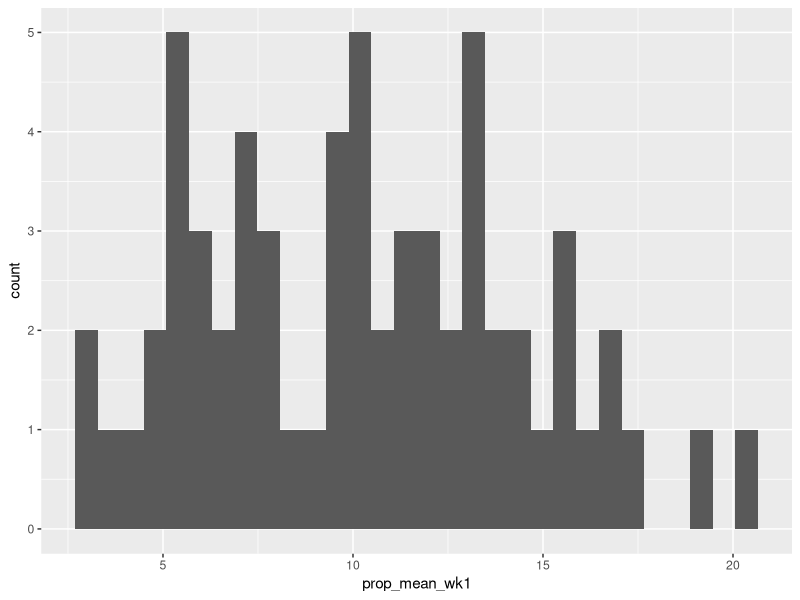
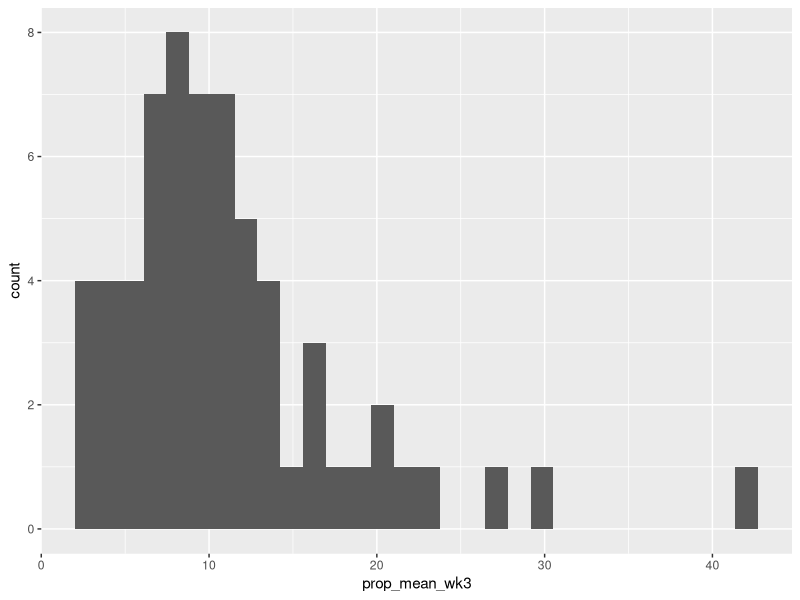
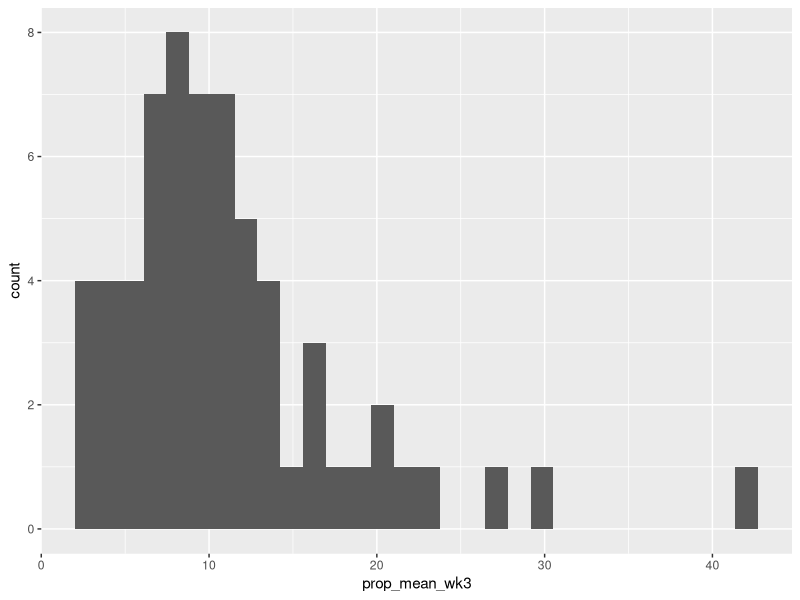
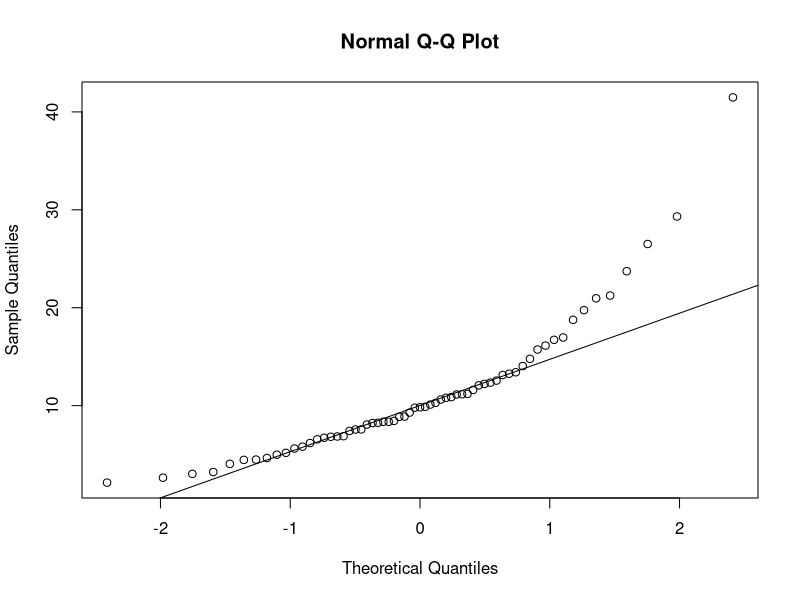

Here is the R script that generated these plots, in order: (Note: this script raises an error after producing the figures.)
## ---- chunk 1
knitr::opts_chunk$set(echo = TRUE)
knitr::opts_knit$set(root.dir = "~/Documents/UMBio201/Lab4/")
## ---- chunk 2
library(tidyverse)
library(readxl)
library(broom)
library(cowplot)
set.seed(7)
## ---- chunk 3
prop_df <- read_delim(file = "raw_data/HW4_Q2_data.txt", 
                      delim = "\t", escape_double = FALSE, 
                      trim_ws = TRUE, na=c("NA"),
                      col_names = TRUE,
                      col_types = cols(participant_id = col_character(),
                                      study_week = col_character(),
                                      semester = col_character(),
                                      supplement_consumed = col_character(),
                                      quantity_compliant = col_character(),
                                      frequency = col_character(),
                                      acetate_mean = col_double(),
                                      butyrate_mean = col_double(),
                                      propionate_mean = col_double())
                      )

new_prop <- prop_df %>% 
   select(-starts_with("acetate"), 
         -starts_with("butyrate")
         ) %>%
filter(frequency == "2xdaily", study_week == "week1" | study_week == "week3", supplement_consumed == "BRMPS", quantity_compliant == "yes", semester != "Winter2015")
  

dim(new_prop)
## ---- chunk 4
propionate_plot <- new_prop %>% 
  ggplot(aes(x = study_week, 
             y = propionate_mean, 
             color = study_week), 
         frequency) + 
  geom_violin() + geom_jitter() + 
  facet_grid(~frequency) + 
  xlab(NULL) + 
  ylab("Propionate (mmol/kg)") + 
  theme(legend.position = "none")# propionate plot
## ---- chunk 5

prop_wk1_2x <- new_prop %>%
  filter(study_week == "week1") %>% 
         rename(prop_mean_wk1 = propionate_mean) %>% 
  select(-study_week)

prop_wk3_2x <- new_prop %>% 
  filter(study_week == "week3") %>% 
  rename(prop_mean_wk3 = propionate_mean) %>% 
  select(-study_week)
  
q2_prop_df2 <- inner_join(prop_wk1_2x, prop_wk3_2x) %>% 
  drop_na()
  
#sample size check 
q2_prop_df2 %>% 
  group_by(supplement_consumed) %>% #set groups to what we are comparing
  summarise(sample_size = n()) #use summarise() and n() to get counts of ppl in each group

#normality check 
  shapiro.test(q2_prop_df2$prop_mean_wk1) 
  ggplot(q2_prop_df2, aes(x = prop_mean_wk1)) + geom_histogram()
  
  shapiro.test(q2_prop_df2$prop_mean_wk3)
  ggplot(q2_prop_df2, aes(x = prop_mean_wk3)) + geom_histogram()
## ---- chunk 6
ggplot(q2_prop_df2, aes(x=prop_mean_wk3)) +
  geom_histogram() 
qqnorm(q2_prop_df2$prop_mean_wk3); qqline(q2_prop_df2$prop_mean_wk3)
## ---- chunk 7
#equal variances check 
var.test(x = q2_prop_df2$prop_mean_wk1, 
         y = q2_prop_df2$prop_mean_wk3, 
         alternative = "two.sided")
## ---- chunk 8
# conduct statistical test
t.test(x = q2_prop_df2$prop_mean_wk1, 
       y = q2_prop_df2$prop_mean_wk3, 
       var.equal = FALSE, #we set this to true based on the result of var.test() above 
       paired = TRUE, #this must be TRUE because the samples are NOT independent 
       alternative = "less") 
# here the alternative argument indicates we expect the group in the x argument (week1) to be different than y (week3)
# What was the p-value of the test? 
## ---- chunk 9
write_delim(q2_prop_df2, path = "propionate_data.txt", delim = "\t")# save final data frame
save_plot(propionate_plot, 
          nrow = 1 , ncol = 1, 
          filename = "propionate_plot.pdf") # save plot
## ---- chunk 10
q3_df <- read_delim(file = "raw_data/HW4_Q3_data.txt", 
                      delim = "\t", escape_double = FALSE, 
                      trim_ws = TRUE, na=c("NA"),
                      col_names = TRUE,
                      col_types = cols(participant_id = col_character(),
                                      sample_number = col_character(),
                                      sample_id = col_character(),
                                      study_week = col_character(),
                                      semester = col_character(),
                                      use_data = col_character(),
                                      quantity_compliant = col_character(),
                                      frequency = col_character(),
                                      supplement_consumed = col_character(),
                                      sample_weight_g = col_double(),
                                      acetate_mM = col_double(),
                                      butyrate_mM = col_double(),
                                      propionate_mM = col_double(),
                                      scfa_notes = col_character(),
                                      pH = col_double(),
                                      bristol_score = col_character()
                                    ))

## ---- chunk 11
q3_filtered <- q3_df %>% 
  filter(quantity_compliant == "yes", supplement_consumed == "BRMPS" | supplement_consumed == "LOODAT", semester != "Winter2015") 
dim(q3_filtered) #729 rows by 16 columns 

q3_1 <- q3_filtered %>% 
  drop_na(acetate_mM, butyrate_mM, propionate_mM, scfa_notes, pH, bristol_score) %>% 
filter(study_week == "week1" | study_week == "week3") 
## ---- chunk 12
q3_new <- q3_1 %>%  
  mutate(bristol_score = as.numeric(bristol_score))

is.numeric(q3_new$bristol_score) #to check to see if its numeric 

bristol_avg_df <- q3_new %>% 
  group_by(study_week, participant_id, semester, supplement_consumed) %>% 
  summarise(bristol_avg = mean(bristol_score)) %>% 
  ungroup()

## ---- chunk 13
bristol_plot1 <- bristol_avg_df %>%  
  ggplot(aes(x= study_week, y = bristol_avg, supplement_consumed)) + 
  geom_violin() + 
  geom_jitter
#anything not included in the group_by is dropped 
## ---- chunk 14
# check assumptions
## ---- chunk 15
# statistical test(s)
## ---- chunk 16
# save final data frame
# save plot
## ---- chunk 17
# create plot 
## ---- chunk 18
# save plot
